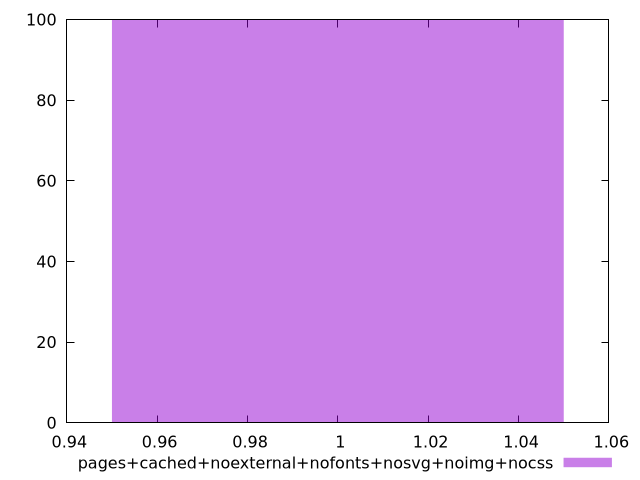

This chart was generated by the following gnuplot code:
$_pagesCachedNoexternalNofontsNosvgNoimgNocss <<EOF
1 100
EOF
set key outside below
set terminal pngcairo
set output "report_00004_2020-11-02T20-21-41.718Z/redirects/pages+cached+noexternal+nofonts+nosvg+noimg+nocss//hist.png"
set yrange [0:100]
set boxwidth 0.1
set style fill transparent solid 0.5 noborder
plot $_pagesCachedNoexternalNofontsNosvgNoimgNocss title "pages+cached+noexternal+nofonts+nosvg+noimg+nocss" with boxes ,
